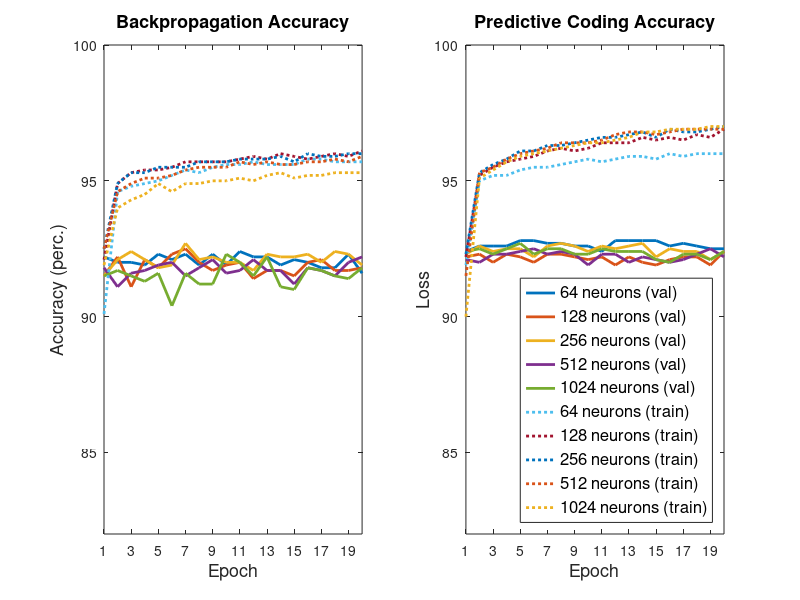

This chart was generated by the following MATLAB code: (Note: this script raises an error after producing the figure.)
graph_title_text = "Varying Network Width";

% exp _1
backprop_train_acc_1 = [0.901, 0.946, 0.948, 0.949, 0.95, 0.952, 0.954, 0.953, 0.955, 0.956, 0.956, 0.957, 0.956, 0.956, 0.956, 0.958, 0.958, 0.957, 0.957, 0.957]
backprop_val_acc_1   = [0.922, 0.92, 0.92, 0.919, 0.923, 0.921, 0.923, 0.919, 0.923, 0.919, 0.924, 0.922, 0.922, 0.919, 0.921, 0.92, 0.918, 0.918, 0.923, 0.916]
pc_train_acc_1       = [0.919, 0.95, 0.952, 0.952, 0.954, 0.955, 0.955, 0.956, 0.957, 0.958, 0.957, 0.958, 0.959, 0.959, 0.958, 0.96, 0.959, 0.96, 0.96, 0.96]
pc_val_acc_1         = [0.924, 0.926, 0.926, 0.926, 0.928, 0.928, 0.927, 0.927, 0.926, 0.926, 0.924, 0.928, 0.928, 0.928, 0.928, 0.926, 0.927, 0.926, 0.925, 0.925]

% exp _2
backprop_train_acc_2 = [0.921, 0.949, 0.953, 0.954, 0.954, 0.955, 0.957, 0.957, 0.957, 0.957, 0.958, 0.959, 0.958, 0.96, 0.959, 0.958, 0.959, 0.96, 0.959, 0.961]
backprop_val_acc_2   = [0.915, 0.922, 0.911, 0.921, 0.918, 0.923, 0.925, 0.92, 0.917, 0.919, 0.92, 0.914, 0.917, 0.917, 0.915, 0.92, 0.921, 0.917, 0.917, 0.918]
pc_train_acc_2       = [0.922, 0.952, 0.955, 0.957, 0.958, 0.959, 0.961, 0.962, 0.961, 0.962, 0.964, 0.964, 0.964, 0.966, 0.965, 0.966, 0.965, 0.967, 0.966, 0.969]
pc_val_acc_2         = [0.922, 0.923, 0.92, 0.923, 0.922, 0.92, 0.923, 0.923, 0.922, 0.921, 0.922, 0.919, 0.922, 0.92, 0.919, 0.921, 0.922, 0.922, 0.919, 0.924]

% exp _3
backprop_train_acc_3 = [0.925, 0.949, 0.953, 0.953, 0.955, 0.955, 0.955, 0.957, 0.957, 0.957, 0.958, 0.958, 0.958, 0.959, 0.957, 0.96, 0.959, 0.959, 0.96, 0.96]
backprop_val_acc_3   = [0.915, 0.921, 0.924, 0.921, 0.918, 0.919, 0.927, 0.921, 0.922, 0.92, 0.92, 0.917, 0.923, 0.922, 0.922, 0.923, 0.92, 0.924, 0.923, 0.919]
pc_train_acc_3       = [0.923, 0.953, 0.956, 0.958, 0.961, 0.961, 0.963, 0.963, 0.964, 0.965, 0.966, 0.966, 0.967, 0.968, 0.966, 0.969, 0.968, 0.968, 0.969, 0.97]
pc_val_acc_3         = [0.923, 0.926, 0.924, 0.925, 0.925, 0.922, 0.926, 0.927, 0.926, 0.924, 0.926, 0.925, 0.926, 0.927, 0.922, 0.925, 0.924, 0.924, 0.921, 0.924]

% exp _4
backprop_train_acc_4 = [0.925, 0.946, 0.949, 0.951, 0.951, 0.952, 0.954, 0.955, 0.955, 0.955, 0.957, 0.956, 0.957, 0.956, 0.956, 0.957, 0.957, 0.958, 0.957, 0.959]
backprop_val_acc_4   = [0.918, 0.911, 0.916, 0.917, 0.919, 0.92, 0.915, 0.918, 0.921, 0.916, 0.917, 0.921, 0.917, 0.917, 0.912, 0.918, 0.917, 0.915, 0.92, 0.922]
pc_train_acc_4       = [0.915, 0.953, 0.955, 0.958, 0.96, 0.961, 0.962, 0.964, 0.964, 0.964, 0.965, 0.967, 0.968, 0.968, 0.967, 0.968, 0.969, 0.969, 0.969, 0.969]
pc_val_acc_4         = [0.921, 0.92, 0.923, 0.923, 0.924, 0.925, 0.923, 0.924, 0.923, 0.919, 0.923, 0.923, 0.92, 0.922, 0.921, 0.92, 0.921, 0.923, 0.925, 0.922]

% exp _5
backprop_train_acc_5 = [0.919, 0.94, 0.943, 0.945, 0.949, 0.946, 0.949, 0.949, 0.95, 0.95, 0.951, 0.95, 0.952, 0.953, 0.951, 0.952, 0.952, 0.953, 0.953, 0.953]
backprop_val_acc_5   = [0.915, 0.917, 0.915, 0.913, 0.916, 0.904, 0.916, 0.912, 0.912, 0.923, 0.92, 0.915, 0.922, 0.911, 0.91, 0.918, 0.917, 0.915, 0.914, 0.918]
pc_train_acc_5       = [0.9, 0.951, 0.954, 0.957, 0.959, 0.96, 0.961, 0.962, 0.963, 0.964, 0.964, 0.965, 0.966, 0.968, 0.968, 0.969, 0.969, 0.969, 0.97, 0.97]
pc_val_acc_5         = [0.924, 0.925, 0.923, 0.925, 0.927, 0.923, 0.925, 0.925, 0.923, 0.923, 0.925, 0.924, 0.924, 0.924, 0.921, 0.92, 0.923, 0.923, 0.921, 0.924]


subplot(1,2,1);

% Backpropagation 
% Val accuracy
plot(backprop_val_acc_1*100, 'LineWidth',2)
hold on

plot(backprop_val_acc_2*100, 'LineWidth',2)
hold on

plot(backprop_val_acc_3*100, 'LineWidth',2);
hold on

plot(backprop_val_acc_4*100, 'LineWidth',2);
hold on

plot(backprop_val_acc_5*100, 'LineWidth',2);
hold on

% Train accuracy
plot(backprop_train_acc_1*100, ':','LineWidth',2);
hold on

plot(backprop_train_acc_2*100, ':','LineWidth',2);
hold on

plot(backprop_train_acc_3*100, ':','LineWidth',2);
hold on

plot(backprop_train_acc_4*100, ':','LineWidth',2);
hold on

plot(backprop_train_acc_5*100, ':','LineWidth',2)
hold off



title('Backpropagation Accuracy', 'FontSize', 13)
xlabel('Epoch', 'FontSize', 13) 
ylabel('Accuracy (perc.)', 'FontSize', 13)

% Set plot 1 ranges
set(gca,'XTick',1:2:20);
axis([1 20 82 100])


subplot(1,2,2);

% PC 
% Valid accuracy
plot(pc_val_acc_1*100,'LineWidth',2);
hold on

plot(pc_val_acc_2*100,'LineWidth',2);
hold on

plot(pc_val_acc_3*100,'LineWidth',2);
hold on

plot(pc_val_acc_4*100,'LineWidth',2);
hold on

plot(pc_val_acc_5*100,'LineWidth',2)
hold on

% Train accuracy
plot(pc_train_acc_1*100, ':','LineWidth',2);
hold on

plot(pc_train_acc_2*100, ':','LineWidth',2);
hold on

plot(pc_train_acc_3*100, ':','LineWidth',2);
hold on

plot(pc_train_acc_4*100, ':','LineWidth',2);
hold on

plot(pc_train_acc_5*100, ':','LineWidth',2)
hold off

legend('64 neurons (val)', '128 neurons (val)','256 neurons (val)','512 neurons (val)', '1024 neurons (val)', '64 neurons (train)','128 neurons (train)','256 neurons (train)', '512 neurons (train)', '1024 neurons (train)', 'FontSize', 12, 'Location','southeast')

title('Predictive Coding Accuracy', 'FontSize', 13)
xlabel('Epoch', 'FontSize', 13) 
ylabel('Loss', 'FontSize', 13) 

% Set plot 2 ranges
set(gca,'XTick',1:2:20);
axis([1 20 82 100])


% No scientific notation
% h =  plot(Valid_loss_feat, ':','LineWidth',2);
% ax = ancestor(h, 'axes');
% ax.XAxis.Exponent = 0;
xtickformat('%.0f'); 

% Padronize window size
x0=100;
y0=50;
width=1200;
height=600;
set(gcf,'position',[x0,y0,width,height])

sgtitle(graph_title_text, 'FontSize', 15) 


